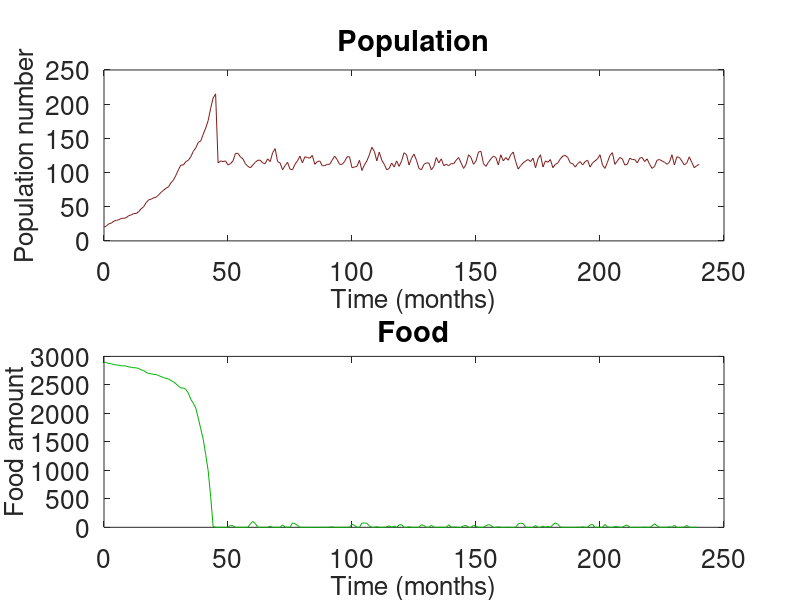

Recreate this plot in MATLAB.
% FarleyPatrick_Final_Project.m:  Plots the changes in a population over
% time when there are limited resources to sustain it.
% Created 10-14-12 by Patrick Farley
%
%% Option to run simulation multiple times on one plot:
turn = 1;

while turn <= 1
    clearvars -except turn;
    %% Create an active population:
    %
    % Starting population:
    for i_liz = 1:20
        liz(i_liz,1) = i_liz % number
        liz(i_liz,2) = (rand*54 + 12) % age (months)
        liz(i_liz,3) = (rand*16) % time since mated (months)
    end
    %
    % Initial number of animals:
    animal_count(1) = size(liz,1);
    %% Starting food for population:
    grass(1) = 3000;
    %% Model population changes over time
    t = 0;
    count = 1
    while t < 12*20;
        % grass grows each month:
        if count ~=1
            grass(count) = grass(count-1) + 500 + round(rand*100);
        end
        % grass maxes out:
        if grass(count) > 3000
            grass(count) = 3000;
        end
        for i_liz = size(liz,1):-1:1
            % each animal eats grass
            grass(count) = grass(count)-5;
            % animals might reproduce if they are old enough and have not
            % reproduced in one year:
            if liz(i_liz,3) > 12 & liz(i_liz,2) > 12 & rand > 0.25
                liz(i_liz,3) = 0;
                liz(end+1,:) = [animal_count(count)+1,0,0];
                
            end
            % if there is no grass, animals die. After 84 months (7 years),
            % animals are increasingly more likely to die:
            if grass(count) < 5
                liz(i_liz,:) = [];
            elseif liz(i_liz,2) > 84 & rand*liz(i_liz,2) > 60
                liz(i_liz,:) = [];
            end
            
            % grass does not go into negative amounts:
            if grass(count) < 0
                grass(count) = 0;
            end
        end
        % advance animals' ages:
        liz(:,2) = liz(:,2) + 1;
        liz(:,3) = liz(:,3) + 1;
        % advance time and update counter:
        t = t+1;
        count = count+1;
        animal_count(count) = size(liz,1);
    end
    
    %% Plot Population vs Time:
    figure(1)
    subplot(211)
    plot(0:t,animal_count, '-','color',[.5 .1 .1]),
    xlabel('Time (months)'), ylabel('Population number'), title('Population')
     set(gca,'fontsize',19)
            h_xlabel = get(gca,'XLabel');
            set(h_xlabel,'FontSize',19);
            h_ylabel = get(gca,'YLabel');
            set(h_ylabel,'FontSize',19);
    hold on
    %% Plot Food vs Time:
    subplot(212)
    plot(0:t-1,grass, '-','color',[0 .7 0]),
    xlabel('Time (months)'), ylabel('Food amount'), title('Food')
    hold on
     set(gca,'fontsize',19)
            h_xlabel = get(gca,'XLabel');
            set(h_xlabel,'FontSize',19);
            h_ylabel = get(gca,'YLabel');
            set(h_ylabel,'FontSize',19);
    turn = turn+1;
end

hold off